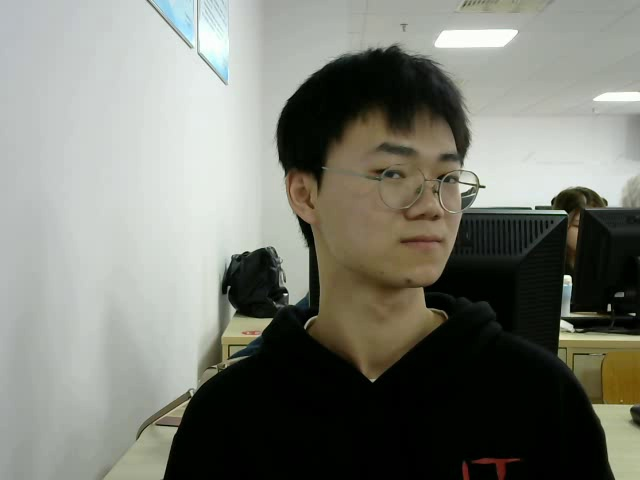
#> input picture facenet-pytorch/img/05.jpg, 640 x 480 px
$ python -i face_detector.py   (imports and definitions only)
#> lines starting #> are read from the running program, lines starting #| are printed output that depends on the picture
"""
人脸检测工具类
使用OpenCV进行人脸检测
"""
import cv2
import numpy as np
from PIL import Image

class FaceDetector:
    def __init__(self):
        # 加载OpenCV自带的人脸检测器
        # HAAR级联分类器
        self.face_cascade = cv2.CascadeClassifier(
            cv2.data.haarcascades + 'haarcascade_frontalface_default.xml'
        )
        # 备用的人脸检测器
        self.face_cascade_alt2 = cv2.CascadeClassifier(
            cv2.data.haarcascades + 'haarcascade_frontalface_alt2.xml'
        )

    def detect_faces(self, image):
        """
        检测图片中的人脸
        返回人脸区域列表 [(x, y, w, h), ...]
        """
        if isinstance(image, Image.Image):
            image = cv2.cvtColor(np.array(image), cv2.COLOR_RGB2BGR)

        gray = cv2.cvtColor(image, cv2.COLOR_BGR2GRAY)

        # 使用级联分类器检测人脸
        faces = self.face_cascade.detectMultiScale(
            gray,
            scaleFactor=1.1,
            minNeighbors=5,
            minSize=(30, 30)
        )

        if len(faces) == 0:
            # 尝试使用备用分类器
            faces = self.face_cascade_alt2.detectMultiScale(
                gray,
                scaleFactor=1.1,
                minNeighbors=5,
                minSize=(30, 30)
            )

        return faces

    # [46 lines left out: functions get_largest_face, crop_face, draw_faces, not called in this run]

>>> import cv2
>>> picture = cv2.cvtColor(cv2.imread('../../img/05.jpg'), cv2.COLOR_BGR2RGB)
>>> result = FaceDetector().detect_faces(picture)
#> in detect_faces, `gray = cv2.cvtColor(image, cv2.COLOR_BGR2GRAY)`:
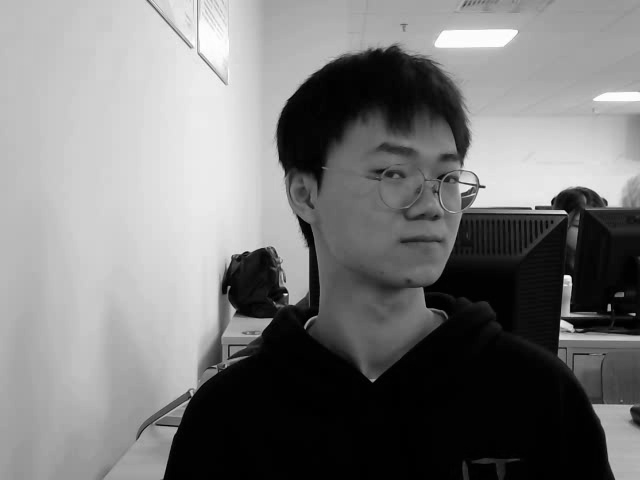
#> gray: shape (480, 640); min 0, max 254, mean 121.6
#> in detect_faces, `faces = self.face_cascade.detectMultiScale( gray, scaleFactor=1.1, min..`: faces = [[334, 108, 162, 162]]
#> result = [[334, 108, 162, 162]]
